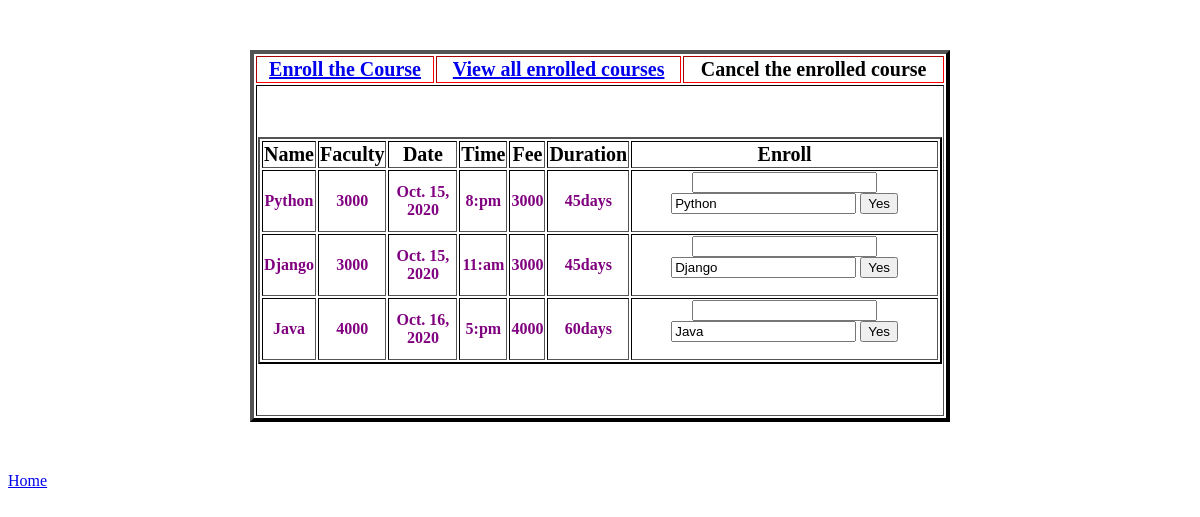
Page /enroll_the_course/ on the committed database.
### app/models.py (models this page shows)
class Course(models.Model):
    No = models.AutoField(primary_key=True)
    Name = models.CharField(max_length=30)
    Faculty = models.CharField(max_length=30)
    Date = models.DateField(auto_now_add=True)
    Time = models.CharField(max_length=20)
    Fee = models.IntegerField()
    Duration = models.CharField(max_length=30)

### app/views.py (the view)
# urls.py: path('enroll_the_course/',views.enroll_the_course,name='enroll_the_course'),
def enroll_the_course(request):
    return render(request,"enroll_the_course.html",{"data": Course.objects.all()})

### templates/enroll_the_course.html (shortened to what this page needs)
{% extends 'student_sucessfully_login.html' %}
{% block sree %}
    <table align="center" border="2" id="t">
    <tr>
        <th class="second_row">Name</th>
        <th class="second_row">Faculty</th>
        <th class="second_row">Date</th>
        <th class="second_row">Time</th>
        <th class="second_row">Fee</th>
        <th class="second_row">Duration</th>
        <th class="second_row">Enroll</th>
    </tr>
        {% for x in data %}
    <tr>
        <th class="third_row">{{ x.Name }}</th>
        <th class="third_row">{{ x.Faculty }}</th>
        <th class="third_row">{{ x.Date }}</th>
        <th class="third_row">{{ x.Time }}</th>
        <th class="third_row">{{ x.Fee }}</th>
        <th class="third_row">{{ x.Duration }}</th>
        <th>
            <form action="{% url 'student_enroll_sucess' %}" method="post">
        <input type="number" value="{{ request.session.user }}" name="s1">
       <input type="name" value="{{ x.Name }}" name="s2">
      <button type="submit">Yes</button>
            </form>
        </th>
    </tr>
    {% endfor %}
    </table>
{% endblock %}

### templates/student_sucessfully_login.html (style rules this page uses)
#t { margin-top: 80px; border-color: black; }

### templates/enroll_the_course.html (style rules this page uses)
.second_row { font-size: 20px; }
.third_row { color: purple; }
#t { margin-top: 50px; margin-bottom: 50px; }

### rows in the picture
Course: Name "Python", Faculty "3000", Date "Oct. 15, 2020", Time "8:pm", Fee "3000", Duration "45days", s2 "Python"
Course: Name "Django", Faculty "3000", Date "Oct. 15, 2020", Time "11:am", Fee "3000", Duration "45days", s2 "Django"
Course: Name "Java", Faculty "4000", Date "Oct. 16, 2020", Time "5:pm", Fee "4000", Duration "60days", s2 "Java"
